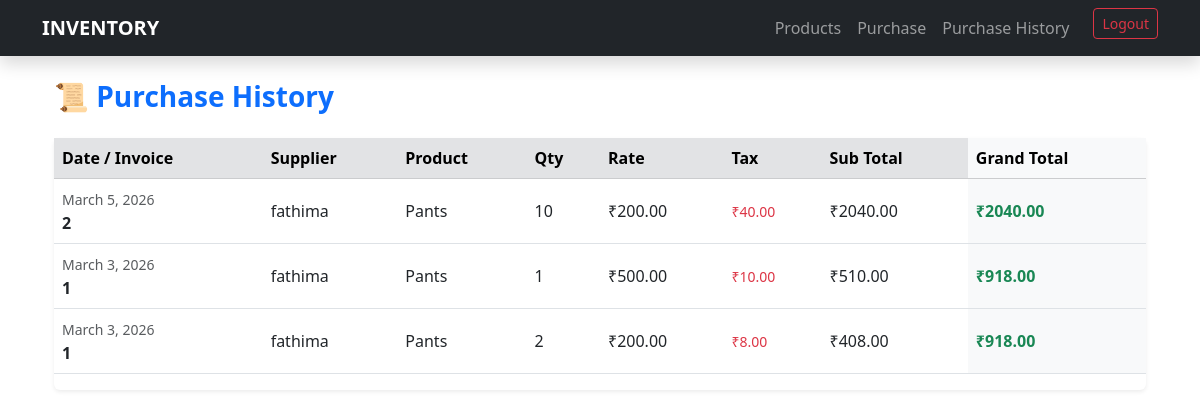
The page /purchase/history/ (signed in) on the database its author committed.
### app/models.py (models this page shows, shortened)
class PurchaseItem(models.Model):
    purchase = models.ForeignKey(Purchase, related_name='items', on_delete=models.CASCADE)
    product = models.ForeignKey(Product, on_delete=models.CASCADE)
    quantity = models.IntegerField()
    rate = models.DecimalField(max_digits=10, decimal_places=2)
    tax_amount = models.DecimalField(max_digits=10, decimal_places=2)
    sub_total = models.DecimalField(max_digits=10, decimal_places=2)

class Purchase(models.Model):
    supplier = models.ForeignKey(Supplier, on_delete=models.CASCADE)
    date = models.DateField()
    invoice_number = models.CharField(max_length=50, unique=True)
    grand_total = models.DecimalField(max_digits=12, decimal_places=2, default=0)

class Supplier(models.Model):
    name = models.CharField(max_length=200)
    contact_person = models.CharField(max_length=100, blank=True)
    phone = models.CharField(max_length=15)

class Product(models.Model):
    name = models.CharField(max_length=100)
    category = models.CharField(max_length=100)
    price = models.DecimalField(max_digits=10, decimal_places=2)
    tax_percentage = models.DecimalField(max_digits=5, decimal_places=2)

### app/views.py (the view)
# urls.py: path('purchase/history/', views.purchase_history, name='purchase_history'),
@login_required
def purchase_history(request):
    items = PurchaseItem.objects.all().order_by('-purchase__date')
    return render(request, 'purchase_history.html', {'purchase_items': items})

### templates/purchase_history.html
{% extends 'index.html' %}
{% block content %}
<div class="container">
    <h3 class="mb-4 text-primary fw-bold">📜 Purchase History</h3>
    <div class="card shadow-sm border-0">
        <div class="table-responsive">
            <table class="table table-hover align-middle">
                <thead class="table-secondary">
                    <tr>
                        <th>Date / Invoice</th>
                        <th>Supplier</th>
                        <th>Product</th>
                        <th>Qty</th>
                        <th>Rate</th>
                        <th>Tax</th>
                        <th>Sub Total</th>
                        <th class="bg-light">Grand Total</th>
                    </tr>
                </thead>
                <tbody>
                    {% for item in purchase_items %}
                    <tr>
                        <td>
                            <small class="text-muted">{{ item.purchase.date }}</small><br>
                            <strong>{{ item.purchase.invoice_number }}</strong>
                        </td>
                        <td>{{ item.purchase.supplier.name }}</td>
                        <td>{{ item.product.name }}</td>
                        <td>{{ item.quantity }}</td>
                        <td>₹{{ item.rate }}</td>
                        <td><small class="text-danger">₹{{ item.tax_amount }}</small></td>
                        <td>₹{{ item.sub_total }}</td>
                        <td class="fw-bold text-success bg-light">₹{{ item.purchase.grand_total }}</td>
                    </tr>
                    {% endfor %}
                </tbody>
            </table>
        </div>
    </div>
</div>
{% endblock %}

### templates/index.html (shortened to what this page needs)
<!DOCTYPE html>
<html lang="en">
<head>
    <link href="https://cdn.jsdelivr.net/npm/bootstrap@5.3.0/dist/css/bootstrap.min.css" rel="stylesheet">
</head>
<body>
    <nav class="navbar navbar-expand-lg navbar-dark bg-dark shadow mb-4">
    <div class="container">
        <a class="navbar-brand fw-bold" href="{% url 'index' %}">INVENTORY</a>
        <div class="collapse navbar-collapse">
            <ul class="navbar-nav ms-auto">
                <li class="nav-item">
                    <a class="nav-link" href="{% url 'product_master' %}">Products</a>
                </li>
                <li class="nav-item">
                    <a class="nav-link" href="{% url 'purchase_form' %}">Purchase</a>
                </li>
                <li class="nav-item">
                    <a class="nav-link" href="{% url 'purchase_history' %}">Purchase History</a>
                </li>
                <li class="nav-item ms-lg-3">
                    <a href="{% url 'logout' %}" class="btn btn-outline-danger btn-sm">Logout</a>
                </li>
            </ul>
        </div>
    </div>
</nav>
    <div class="container mt-4">
        {% block content %}{% endblock %}
    </div>
</body>
</html>

### rows shown on the page
PurchaseItem: purchase "March 5, 2026", purchase.invoice_number "2", purchase.supplier.name "fathima", product.name "Pants", quantity "10", rate "200.00", tax_amount "40.00", sub_total "2040.00", purchase.grand_total "2040.00"
PurchaseItem: purchase "March 3, 2026", purchase.invoice_number "1", purchase.supplier.name "fathima", product.name "Pants", quantity "1", rate "500.00", tax_amount "10.00", sub_total "510.00", purchase.grand_total "918.00"
PurchaseItem: purchase "March 3, 2026", purchase.invoice_number "1", purchase.supplier.name "fathima", product.name "Pants", quantity "2", rate "200.00", tax_amount "8.00", sub_total "408.00", purchase.grand_total "918.00"
